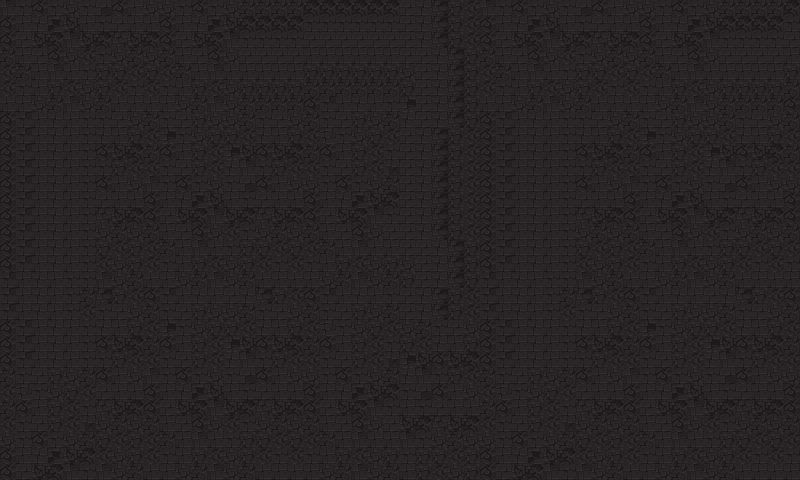

This game map was drawn from its Tiled (.tmx) file and the tilesets committed beside it. A one-line description and the trimmed map source follow:
An orthogonal 50x30 tile map with 16x16 px tiles, 1 tile layer (Background), 3 tilesets and 9 objects.

<map version="1.10" tiledversion="1.11.2" orientation="orthogonal" renderorder="right-down" width="50" height="30" tilewidth="16" tileheight="16" infinite="0" nextlayerid="22" nextobjectid="113">
 <tileset firstgid="1" name="metadata" tilewidth="16" tileheight="16" tilecount="7" columns="7">
  <image source="Tileset - What Remains of You/Metadata.png" width="112" height="16" />
 </tileset>
 <tileset firstgid="8" name="DungeonDecorative" tilewidth="16" tileheight="16" tilecount="256" columns="16">
  <image source="DungeonDecorative.png" width="256" height="256" />
 </tileset>
 <tileset firstgid="264" name="mainlevbuild" tilewidth="16" tileheight="16" tilecount="2560" columns="64">
  <image source="mainlevbuild.png" width="1024" height="640" />
 </tileset>
 <layer id="1" name="Background" width="50" height="30">
  <properties>
   <property name="Draw" type="bool" value="true" />
  </properties>
  <data>[1500 cells, 1500 non-empty, 20 distinct tile ids]</data>
 </layer>
 <objectgroup id="17" name="Positions">
  <object id="94" x="520" y="304">
   <properties>
    <property name="isEnemy" type="bool" value="false" />
    <property name="order" type="int" value="2" />
   </properties>
   <point />
  </object>
  <object id="97" x="160" y="304">
   <properties>
    <property name="isEnemy" type="bool" value="false" />
    <property name="order" type="int" value="0" />
   </properties>
   <point />
  </object>
  <object id="98" x="400" y="304">
   <properties>
    <property name="isEnemy" type="bool" value="false" />
    <property name="order" type="int" value="3" />
   </properties>
   <point />
  </object>
  <object id="99" x="280" y="304">
   <properties>
    <property name="isEnemy" type="bool" value="false" />
    <property name="order" type="int" value="1" />
   </properties>
   <point />
  </object>
  <object id="100" x="150" y="115">
   <properties>
    <property name="isEnemy" type="bool" value="true" />
    <property name="order" type="int" value="0" />
   </properties>
   <point />
  </object>
  <object id="101" x="520" y="115">
   <properties>
    <property name="isEnemy" type="bool" value="true" />
    <property name="order" type="int" value="2" />
   </properties>
   <point />
  </object>
  <object id="102" x="400" y="115">
   <properties>
    <property name="isEnemy" type="bool" value="true" />
    <property name="order" type="int" value="3" />
   </properties>
   <point />
  </object>
  <object id="103" x="280" y="115">
   <properties>
    <property name="isEnemy" type="bool" value="true" />
    <property name="order" type="int" value="1" />
   </properties>
   <point />
  </object>
 </objectgroup>
 <objectgroup id="21" name="Camera" locked="1">
  <object id="112" x="400" y="240">
   <point />
  </object>
 </objectgroup>
</map>
